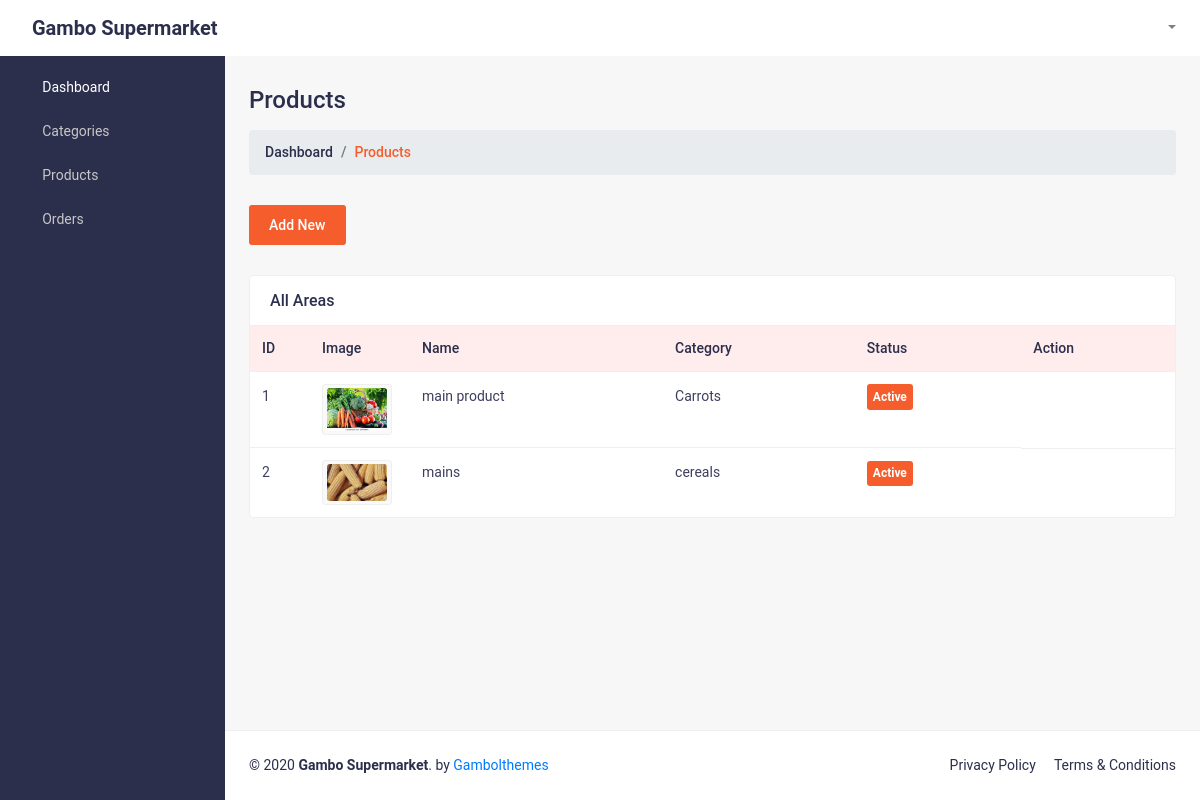
/farmers/all_products/ (signed in), run on the app's committed database.
### products/models.py (models this page shows, shortened)
class Products(models.Model):
    user =  models.ForeignKey(User,on_delete=models.CASCADE,blank=True,null=True)
    product_title = models.CharField(max_length=100)
    product_overview = models.TextField()
    product_full_description = models.TextField()
    product_category = models.ForeignKey(Category,on_delete=models.CASCADE,related_name="product_category")
    product_price = models.CharField(max_length=255)
    product_Image_Field = models.ImageField(upload_to=upload_image_path,null=True,blank=False)
    Active = models.BooleanField(default=True)
    featured_product = models.BooleanField(default=False)
    created_date = models.DateTimeField(default=now, editable=False)
    slug = models.SlugField(blank=True,unique=True)
    objects = ProductManager()
    def get_product_view(self):
        return reverse("farmers:product_view", kwargs={
            'id': self.id
        })

class Category(models.Model):
    user =  models.ForeignKey(User,on_delete=models.CASCADE,blank=True,null=True)
    category_name = models.CharField(max_length=50)
    category_image = models.FileField(upload_to = upload_image_path2 ,null=True,blank=False)
    description =  models.TextField(blank=True,null=True)
    status =  models.BooleanField(default=False)
    slug = models.SlugField(blank=True,unique=True)

### farmers/views.py (the view)
# urls.py: path('all_products/',all_products,name="all_products"),
@login_required(login_url='account:sign_in')
def all_products(request):
    user_id = request.user.id
    all_products =  Products.objects.filter(user_id = user_id)
    context = {
        'all_products':all_products
    }
    return render(request,'all_products.html',context)

### products/models.py (called while the page is built)
    def get_queryset(self):
        return ProductQuerySet(self.model, using=self._db)

### farmers/templates/all_products.html (shortened to what this page needs)
<!DOCTYPE html>
<html lang="en">
   {% include './farmer_index/head.html' %}
   <body class="sb-nav-fixed">
      {% include './farmer_index/nav.html' %}
      <div id="layoutSidenav">
         {% include './farmer_index/sidebar.html' %}
         <div id="layoutSidenav_content">
            <main>
               <div class="container-fluid">
                  <h2 class="mt-30 page-title">Products</h2>
                  <ol class="breadcrumb mb-30">
                     <li class="breadcrumb-item"><a href="index.html">Dashboard</a></li>
                     <li class="breadcrumb-item active">Products</li>
                  </ol>
                  <div class="row justify-content-between">
                     <div class="col-lg-12">
                        <a href="{% url 'farmers:add_product' %}" class="add-btn hover-btn">Add New</a>
                     </div>
                     <div class="col-lg-12 col-md-12">
                        <div class="card card-static-2 mt-30 mb-30">
                           <div class="card-title-2">
                              <h4>All Areas</h4>
                           </div>
                           <div class="card-body-table">
                              <div class="table-responsive">
                                 <table class="table ucp-table table-hover">
                                    <thead>
                                       <tr>
                                          <th style="width:60px">ID</th>
                                          <th style="width:100px">Image</th>
                                          <th>Name</th>
                                          <th>Category</th>
                                          <th>Status</th>
                                          <th>Action</th>
                                       </tr>
                                    </thead>
                                    <tbody>
                                        {% if all_products %}
                                        {% for f in all_products  %}
                                       <tr>
                                          <td>{{f.id}}</td>
                                          <td>
                                             <div class="cate-img-5">
                                                <img src="{{f.product_Image_Field.url}}" alt="">
                                             </div>
                                          </td>
                                          <td>{{f.product_title}}</td>
                                          <td>{{f.product_category.category_name}}</td>
                                          {% if f.Active %}
                                          <td><span class="badge-item badge-status">Active</span></td>
                                          {% else %}
                                          <td><span style="background:blue" class="badge-item badge-status">Active</span></td>
                                          {% endif %}
                                          <td class="action-btns">
                                             <a href="{{f.get_product_view}}" class="view-shop-btn" title="View"><i class="fas fa-eye"></i></a>
                                             <a href="#" class="edit-btn" title="Edit"><i class="fas fa-edit"></i></a>
                                          </td>
                                       </tr>
                                       {% endfor %}
                                       {% endif %}
                                    </tbody>
                                 </table>
                              </div>
                           </div>
                        </div>
                     </div>
                  </div>
               </div>
            </main>
            <footer class="py-4 bg-footer mt-auto">
               <div class="container-fluid">
                  <div class="d-flex align-items-center justify-content-between small">
                     <div class="text-muted-1">© 2020 <b>Gambo Supermarket</b>. by <a href="https://themeforest.net/user/gambolthemes">Gambolthemes</a></div>
                     <div class="footer-links">
                        <a href="https://gambolthemes.net/html-items/gambo_supermarket_demo/privacy_policy.html">Privacy Policy</a>
                        <a href="https://gambolthemes.net/html-items/gambo_supermarket_demo/term_and_conditions.html">Terms &amp; Conditions</a>
                     </div>
                  </div>
               </div>
            </footer>
         </div>
      </div>
   </body>
</html>

### static_file/css/styles.css (style rules this page uses)
html { font-family:roboto,sans-serif!important;line-height:1.15;-webkit-text-size-adjust:100%;-webkit-tap-highlight-color:transparent }
article,aside,figcaption,figure,footer,header,hgroup,main,nav,section { display:block }
body { margin:0;font-family:roboto,sans-serif!important;font-size:1rem;font-weight:400;line-height:1.5;color:#2b2f4c;text-align:left;background-color:#f7f7f7 }
h1,h2,h3,h4,h5,h6 { margin-top:0;margin-bottom:.5rem }
ol,ul,dl { margin-top:0;margin-bottom:1rem }
b,strong { font-weight:bolder }
a { color:#007bff;text-decoration:none;background-color:transparent }
img { vertical-align:middle;border-style:none }
table { border-collapse:collapse }
th { text-align:inherit }
h1,h2,h3,h4,h5,h6,.h1,.h2,.h3,.h4,.h5,.h6 { margin-bottom:.5rem;font-weight:500;line-height:1.2 }
h2,.h2 { font-size:2rem }
h4,.h4 { font-size:1.5rem }
small,.small { font-size:80%;font-weight:400 }
html,body { height:100% }
.container,.container-fluid,.container-sm,.container-md,.container-lg,.container-xl { padding-left:1.5rem;padding-right:1.5rem }
#layoutSidenav { display:flex }
#layoutSidenav #layoutSidenav_content { position:relative;display:flex;flex-direction:column;justify-content:space-between;min-width:0;flex-grow:1;min-height:calc(100vh - 56px);margin-left:-225px }
@media (min-width:992px) { #layoutSidenav #layoutSidenav_content { margin-left:0;transition:margin .15s ease-in-out } }
.sb-nav-fixed #layoutSidenav #layoutSidenav_content { padding-left:225px;top:56px;background-color:#f7f7f7!important }

### static_file/css/admin-style.css (style rules this page uses)
.container,.container-fluid,.container-sm,.container-md,.container-lg,.container-xl { padding-left:1.5rem!important;padding-right:1.5rem!important }
.bg-footer { background-color:#fff!important;border-top:1px solid #efefef }
.mt-30 { margin-top:30px!important }
.mb-30 { margin-bottom:30px!important }
.page-title { font-size:24px;font-weight:500;color:#2b2f4c;text-align:left;margin-bottom:15px }
.breadcrumb-item.active { color:#f55d2c!important }
.breadcrumb-item { color:#2b2f4c!important;font-weight:500;font-size:14px }
.breadcrumb-item a { color:#2b2f4c!important }
.text-muted-1 { font-size:14px;font-weight:400;color:#2b2f4c!important }
.card-static-2 { border:1px solid #efefef!important;background:#fff }
.card-title-2 { display:flex;align-items:center;width:100%;margin-bottom:0!important;border-bottom:0;padding:15px 20px }
.card-title-2 h4 { font-size:16px;font-weight:500;color:#2b2f4c;margin-bottom:0!important }
.ucp-table { color:#2b2f4c!important;border:0!important;border-color:#fff!important;margin-bottom:0!important }
.ucp-table thead th { vertical-align:bottom;border-bottom:0!important }
.ucp-table td,.ucp-table th { border-top:1px solid #efefef!important }
.ucp-table thead tr th { color:#2b2f4c;font-size:14px;background-color:#ffecec;font-weight:500 }
.ucp-table td { font-size:14px;font-weight:400;color:#3e3f5e;line-height:24px }
.badge-status { color:#fff;background-color:#f55d2c }
.badge-item { display:inline-block;padding:.55em .5em;font-size:12px;font-weight:600;line-height:1;text-align:center;white-space:nowrap;vertical-align:baseline;border-radius:3px;transition:color .15s ease-in-out,background-color .15s ease-in-out,border-color .15s ease-in-out,box-shadow .15s ease-in-out }
.action-btns { display:flex;align-items:center }
.action-btns a { font-size:14px;color:#2b2f4c;margin-right:15px }
.action-btns a:last-child { margin-right:0 }
.footer-links a { font-size:14px;font-weight:400;color:#2b2f4c;margin-right:15px }
.footer-links a:last-child { margin-right:0 }
.add-btn { font-size:14px;font-weight:500;color:#fff;background:#f55d2c;padding:10px 20px;display:inline-block;height:40px;border-radius:3px }
.cate-img-5 { border:1px solid #efefef;border-radius:3px;text-align:center;padding:3px 0;background:#f9f9f9;width:70px }
.cate-img-5 img { width:60px;border-radius:3px }

### data on the page
Products: id "1", product_Image_Field (picture), product_title "main product", product_category.category_name "Carrots", Active "Active"
Products: id "2", product_Image_Field (picture), product_title "mains", product_category.category_name "cereals", Active "Active"
